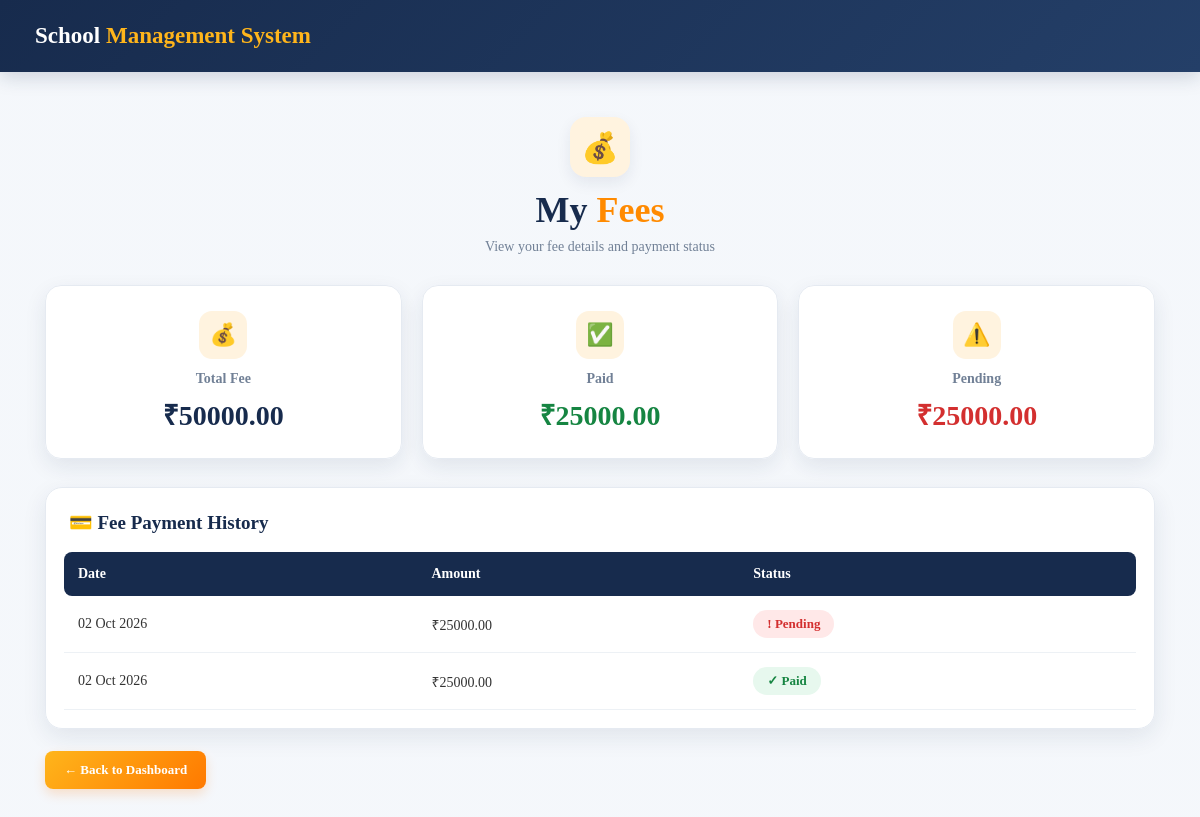
Screenshot of /student/fees/ (signed in) with the database file from the repository.
### school/models.py (models this page shows, shortened)
class Fee(models.Model):
    student = models.ForeignKey(
        Student,
        on_delete=models.CASCADE
    )
    amount = models.DecimalField(
        max_digits=10,
        decimal_places=2,
        validators=[
            MinValueValidator(0.01)
        ]
    )
    paid = models.BooleanField(
        default=False
    )
    date = models.DateField(
        auto_now_add=True
    )

### school/views.py (the view)
@login_required
def student_fees(request):
    student = get_object_or_404(
        Student,
        user=request.user
    )
    fees = (
        Fee.objects
        .filter(student=student)
        .order_by('-date')
    )
    total_fee = sum(
        fee.amount for fee in fees
    )
    paid_fee = sum(
        fee.amount
        for fee in fees
        if fee.paid
    )
    pending_fee = total_fee - paid_fee
    return render(
        request,
        'student_fees.html',
        {
            'student': student,
            'fees': fees,
            'total_fee': total_fee,
            'paid_fee': paid_fee,
            'pending_fee': pending_fee,
        }
    )

### school/templates/student_fees.html (shortened to what this page needs)
{% load static %}
<!DOCTYPE html>
<html lang="en">
<head>
</head>
<body>
    <header class="student-header">
        <div class="student-brand">
            School <span>Management System</span>
        </div>
    </header>
    <main class="fees-page">
        <div class="fees-title">
            <div class="fees-icon">
                💰
            </div>
            <h1>
                My <span>Fees</span>
            </h1>
            <p>
                View your fee details and payment status
            </p>
        </div>
        <div class="fee-summary">
            <div class="fee-card">
                <div class="fee-card-icon">
                    💰
                </div>
                <h4>
                    Total Fee
                </h4>
                <div class="fee-amount">
                    ₹{{ total_fee }}
                </div>
            </div>
            <div class="fee-card">
                <div class="fee-card-icon">
                    ✅
                </div>
                <h4>
                    Paid
                </h4>
                <div class="fee-amount paid-amount">
                    ₹{{ paid_fee }}
                </div>
            </div>
            <div class="fee-card">
                <div class="fee-card-icon">
                    ⚠️
                </div>
                <h4>
                    Pending
                </h4>
                <div class="fee-amount pending-amount">
                    ₹{{ pending_fee }}
                </div>
            </div>
        </div>
        <div class="fees-table-card">
            <div class="table-heading">
                💳 Fee Payment History
            </div>
            <table class="fees-table">
                <thead>
                    <tr>
                        <th>
                            Date
                        </th>
                        <th>
                            Amount
                        </th>
                        <th>
                            Status
                        </th>
                    </tr>
                </thead>
                <tbody>
                    {% for fee in fees %}
                    <tr>
                        <td>
                            {{ fee.date|date:"d M Y" }}
                        </td>
                        <td>
                            ₹{{ fee.amount }}
                        </td>
                        <td>
                            {% if fee.paid %}
                                <span class="status-paid">
                                    ✓ Paid
                                </span>
                            {% else %}
                                <span class="status-pending">
                                    ! Pending
                                </span>
                            {% endif %}
                        </td>
                    </tr>
                    {% endfor %}
                </tbody>
            </table>
        </div>
        <div class="back-section">
            <a
                href="{% url 'student_dashboard' %}"
                class="back-btn"
            >
                ← Back to Dashboard
            </a>
        </div>
    </main>
</body>
</html>

### rows the page displays
Fee: date "02 Oct 2026", amount "25000.00", paid "! Pending"
Fee: date "02 Oct 2026", amount "25000.00", paid "✓ Paid"

### other values shown
{{ total_fee }} "50000.00"
{{ paid_fee }} "25000.00"
{{ pending_fee }} "25000.00"
